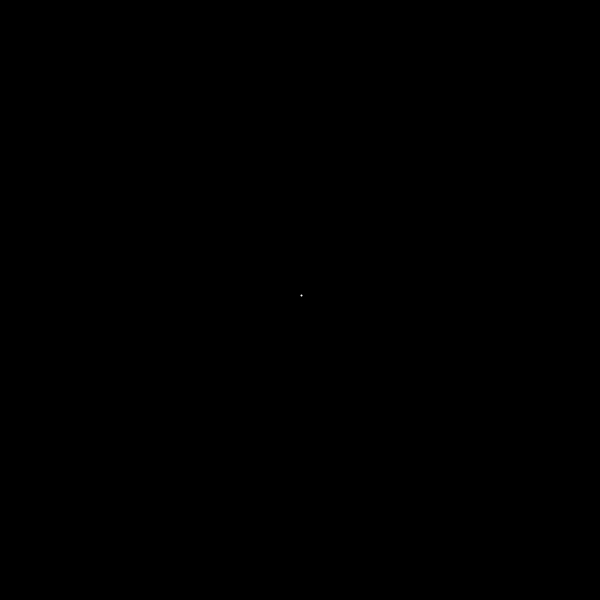
Frame 1 (no input)
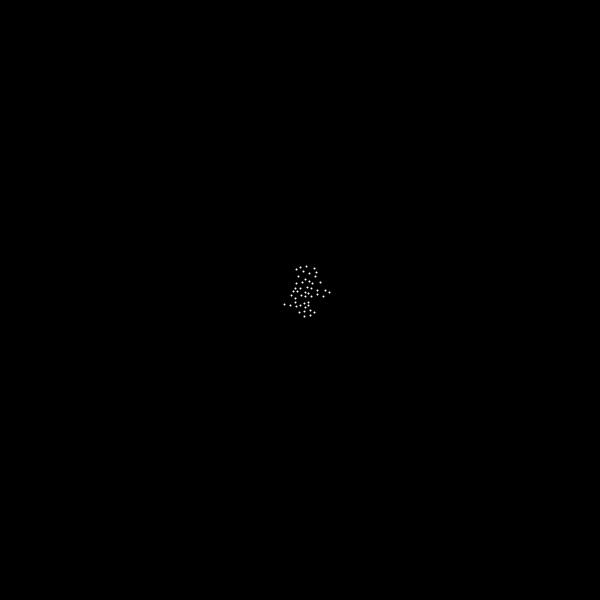
Frame 60 (the mouse pressed at the canvas centre just before this capture)
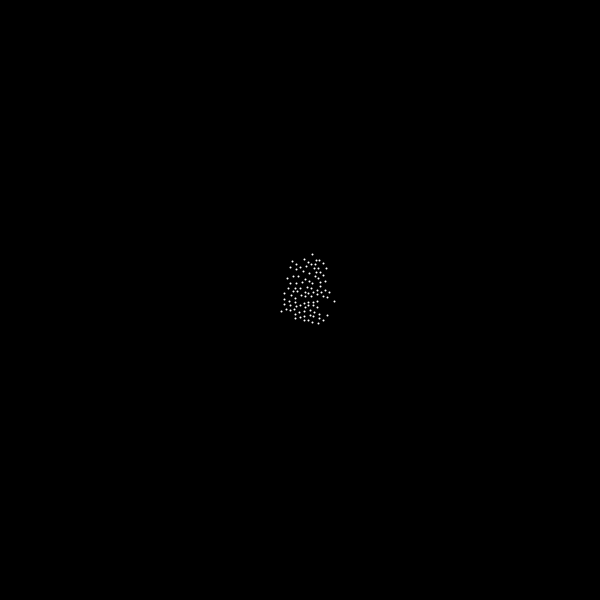
Frame 120 (the mouse held since frame 60 and released just before this capture)

The Processing sketch that drew these frames (run headless with seeded random() and noise(); from frame 60 on, the mouse is pressed at the canvas centre):

// Processing sketch: C33_PoissonDiskSampling
// ── C33_PoissonDiskSampling.pde
//http://www.cs.ubc.ca/~rbridson/docs/bridson-siggraph07-poissondisk.pdf

float r = 4;
int k = 30;
float cs = r / sqrt(2);

int rows, cols;
PVector[] grid;
ArrayList<PVector> active;



void setup() {
  size(600, 600);

  cols = ceil(width / cs);
  rows = ceil(height / cs);

  grid = new PVector[cols * rows];
  active = new ArrayList<PVector>();  

  PVector x0 = new PVector(width/2, height/2);
  grid[gridindex(x0)] = x0;
  active.add(x0);

  background(0);
  noFill();
  strokeWeight(0.5 * r);
  stroke(255);
}


void draw() {
  int idx = floor(random(active.size()));
  PVector apt = active.get(idx);

  boolean foundnew = false;
  for (int i = 0; i < k; i++) {
    PVector npt = PVector.add(apt, PVector.random2D().setMag(random(r, 2*r)));
    if (npt.x > cs * cols || npt.x < 0 || npt.y < 0 || npt.y > cs * rows) continue;
    if (grid[gridindex(npt)] != null) continue;

    ArrayList<PVector> neighbors = getNeighbors(gridindex(npt));
    boolean tooclose = false;
    for (PVector n : neighbors) { 
      tooclose |= (PVector.dist(npt, n) < r);
    }

    if (!tooclose) {
      point(npt.x, npt.y);
      grid[gridindex(npt)] = npt;
      active.add(npt);
      foundnew = true;
      break;
    }
  }

  if (!foundnew) active.remove(idx);

  if (active.size() == 0) { 
    noLoop();
    println("FINISHED");
  }
}


int gridindex(PVector p) {
  return floor(p.x / cs) + floor(p.y / cs) * cols;
}



ArrayList<PVector> getNeighbors(int idx) {
  ArrayList<PVector> ret = new ArrayList<PVector>();

  boolean top = idx >= cols;
  boolean bottom = idx < (rows * cols - cols);
  boolean left = (idx % cols) != 0;
  boolean right = (idx % cols) != (cols-1);

  if (top && left)      ret.add(grid[idx - 1 - cols]);
  if (top && right)     ret.add(grid[idx + 1 - cols]);
  if (bottom && left)   ret.add(grid[idx - 1 + cols]);
  if (bottom && right)  ret.add(grid[idx + 1 + cols]); 
  if (top)              ret.add(grid[idx - cols]);
  if (left)             ret.add(grid[idx - 1]);
  if (bottom)           ret.add(grid[idx + cols]);
  if (right)            ret.add(grid[idx + 1]);

  for (int i = ret.size() - 1; i >= 0; i--) {
    if (ret.get(i) == null) ret.remove(i);
  }
  return ret;
}
